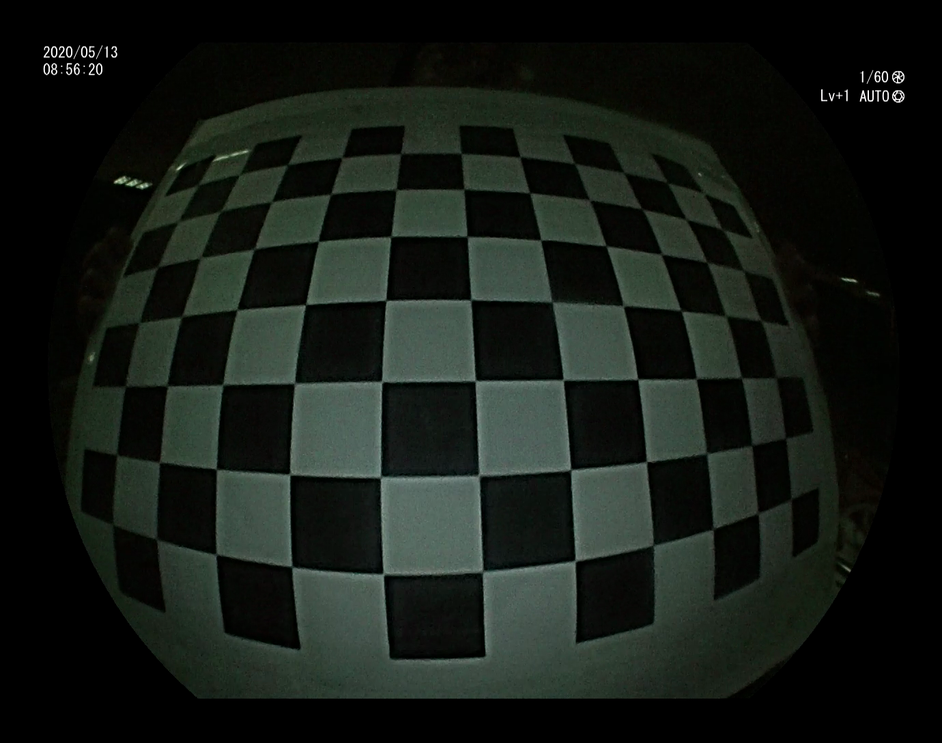
#> input picture CV06.Homework-CameraCalibration/CV06.Homework-CameraCalibration/chessboard/scene00451.png, 942 x 743 px, shrunk from 1380 x 1088 before the run; its folder holds only this picture in this run
$ jupyter execute CV06.HomeWork_CameraCalibration_Solution.ipynb
#> lines starting #> are read from the running program, lines starting #| are printed output that depends on the picture; after the words box and inside, x2 and y2 are one past the last pixel; in counts of white or black regions, pixels touching at a corner belong together; long printed decimals are rounded
# Assignment 6: <h1><center> SỬA MÉO TRÊN ẢNH </center></h1>

Thư mục chessboard và thư mục scenes chứa các ảnh thu nhận được từ cùng 1 camera. Hãy:
- sử dụng các ảnh được cung cấp trong thư mục chessboard để tìm tham số cần thiết và
- chỉnh méo của các ảnh trong thư mục scenes thu được bởi camera này.

## Hiệu chỉnh camera

[cell 1]
# Các thư viện cần thiết
import numpy as np
import cv2
import glob
import os
import matplotlib.pyplot as plt
import math

## Chuẩn bị các thông số cần thiết
## YOUR CODE HERE

# chessboard dimension (12 x 8) however we need objpoints and imgpoints to have same number of entries and of same size
# Kích thước của bàn cờ (12x8) tuy nhiên chúng ta cần objpoints và impoints có cùng chỉ mục và kích thước
cbrow = 11
cbcolumn = 7

# termination criteria
criteria = (cv2.TERM_CRITERIA_EPS + cv2.TERM_CRITERIA_MAX_ITER, 30, 0.01)

# Chuẩn bị object points giống như: (0,0,0), (1,0,0), ...., (10,6,0)
objp = np.zeros((cbrow*cbcolumn, 3), np.float32)
objp[:, :2] = np.mgrid[0:cbrow, 0:cbcolumn].T.reshape(-1, 2)


# Mảng đề lưu object points và image points từ toàn bộ các ảnh đảm bảo 2 mảng này có cùng kích thước
objpoints = []  # lưu trữ tọa độ 3d trong không gian thế giới thực (3d point in real world space)
imgpoints = []   # Lưu tọa độ 2D trên ảnh (2d point in image plane)

# Lấy toàn bộ ảnh trong folder
images = glob.glob("chessboard/*.png")
i = 0
for fname in images:
    i = i + 1
    img = cv2.imread(fname)
#> img is the input picture: shape (743, 942, 3); mean B, G, R 21.5, 26.7, 21.2
    gray = cv2.cvtColor(img, cv2.COLOR_BGR2GRAY)

    # Tìm góc của bàn cờ (find the chessboard corners)
    ret, corners = cv2.findChessboardCorners(gray, (11, 7), flags=cv2.CALIB_CB_FILTER_QUADS + cv2.CALIB_CB_ADAPTIVE_THRESH + cv2.CALIB_CB_FAST_CHECK)
#> ret = True; corners = 77 rows, first 8: [198.2, 184.7], [238.9, 175.6], [286.6, 164.8], [341.3, 157.8], [400.6, 153.7], [461.3, 153.6], [519.9, 156.8], [574.4, 163.2]

    # Nếu tìm thấy, thêm vào các điểm của đối tượng, điểm của ảnh (sau khi tinh chỉnh) (if found, add object points, image points (after refining them))
    if ret == True:
        corners2 = cv2.cornerSubPix(
            gray, corners, (11, 11), (-1, -1), criteria)
#> corners2 = 77 rows, first 8: [198.2, 185], [239.6, 174.4], [287.6, 164.6], [342, 157.7], [400.6, 153.7], [461.3, 153.6], [519.9, 156.9], [574.6, 163.4]
        imgpoints.append(corners2)
        objpoints.append(objp)

        # Vẽ và hiển thị các góc (Draw and display the corners)
        img = cv2.drawChessboardCorners(img, (cbrow, cbcolumn), corners2, ret)
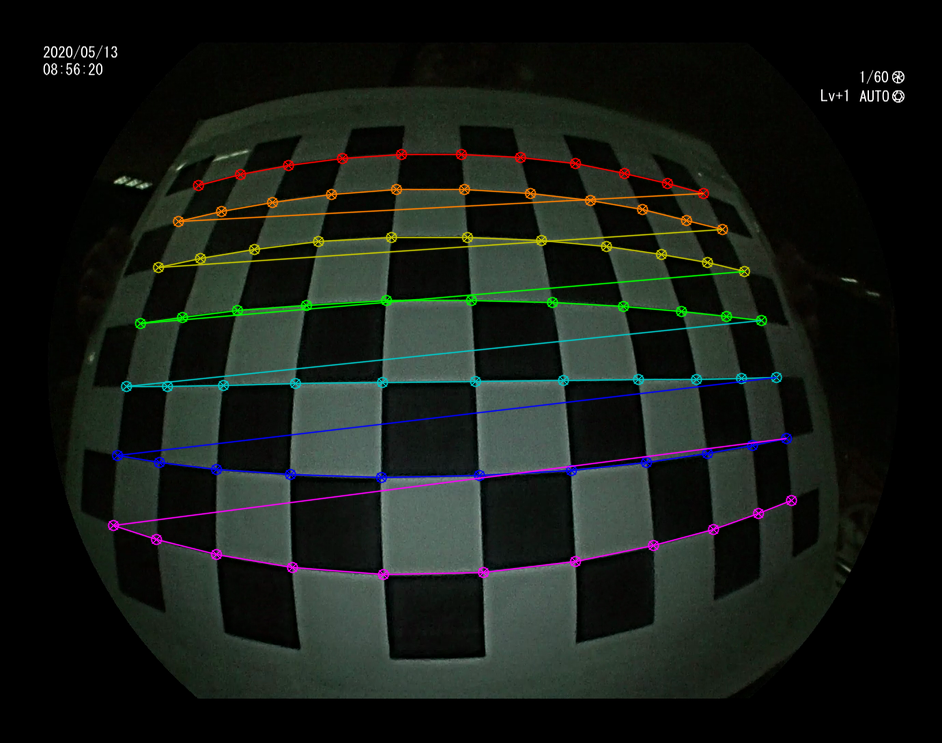
#> img: shape (743, 942, 3); 4.18% of pixels changed, all inside (x1, y1, x2, y2) = (107, 148, 798, 581)

        #cv2.imshow('Image', img)
        #cv2.waitKey(0)
    else:
        os.remove(fname)

### YOUR CODE HERE

## tìm tham số camera
### YOUR CODE HERE

##### Hiệu chỉnh (CALIBRATION) ######
ret, mtx, dist, rvecs, tvecs = cv2.calibrateCamera(
    objpoints, imgpoints, gray.shape[::-1], None, None, flags=cv2.CALIB_RATIONAL_MODEL)
#> ret = 1.15; mtx = [[311.4, 0, 454.6], [0, 308.2, 385.3], [0, 0, 1]]; rvecs = ([-0.261, -0.0503, -0.0212],); tvecs = ([-4.88, -3.84, 4.07],)
dist = np.array(dist)

### YOUR CODE HERE

[cell 2]
# distorsion matrix
dist

[cell 3]
# camera matrix
mtx
#> Out = [[311.4, 0, 454.6], [0, 308.2, 385.3], [0, 0, 1]]

## Sửa méo ảnh thu được từ camera với tham số đã tìm được

[cell 4]
images=glob.glob('scenes/*.png')
column=2
row=int(math.ceil(len(images)/column))
column, row
plt.figure(figsize=(15,30))
for i,fname in enumerate(images):
    img=cv2.imread(fname)
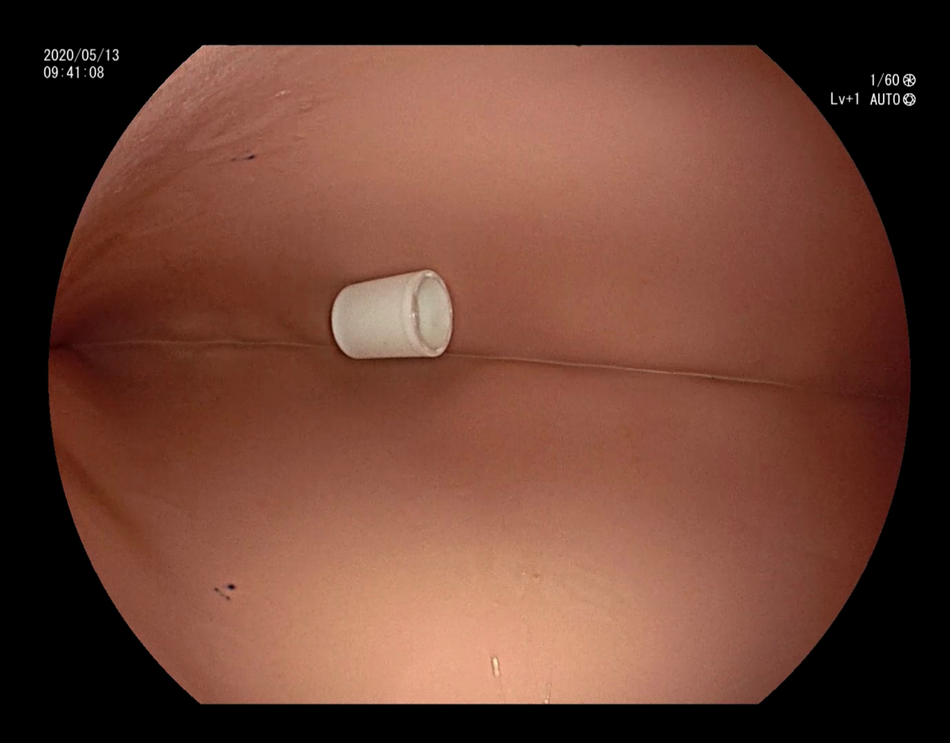
#> input picture CV06.Homework-CameraCalibration/CV06.Homework-CameraCalibration/scenes/scene02851.png, 950 x 743 px, shrunk from 1392 x 1088 before the run
#> img is the input picture: shape (743, 950, 3); mean B, G, R 50.8, 64.5, 105.8
    plt.subplot(row,column,i+1)
    plt.imshow(cv2.cvtColor(img, cv2.COLOR_BGR2RGB))
    plt.title(os.path.basename(fname))

plt.show()

## Thực hiện hiệu chỉnh

[cell 5]
##### Hiệu chỉnh và ghi kết quả ra thư mực riêng #####
### YOUR CODE HERE
img1 = cv2.imread('scenes/scene02851.png')
h, w = img1.shape[:2]
#> h = 743; w = 950
newcameramtx, roi = cv2.getOptimalNewCameraMatrix(
    mtx, dist, (w, h), 1, (w, h))
#> newcameramtx = [[133.7, 0, 461], [0, 133, 375.9], [0, 0, 1]]; roi = (65, 92, 836, 533)

resultImg = glob.glob('scenes/*.png')
for rimg in resultImg:
    img = cv2.imread(rimg)

    # undistort
    mapx, mapy = cv2.initUndistortRectifyMap(
        mtx, dist, None, newcameramtx, (w, h), 5)
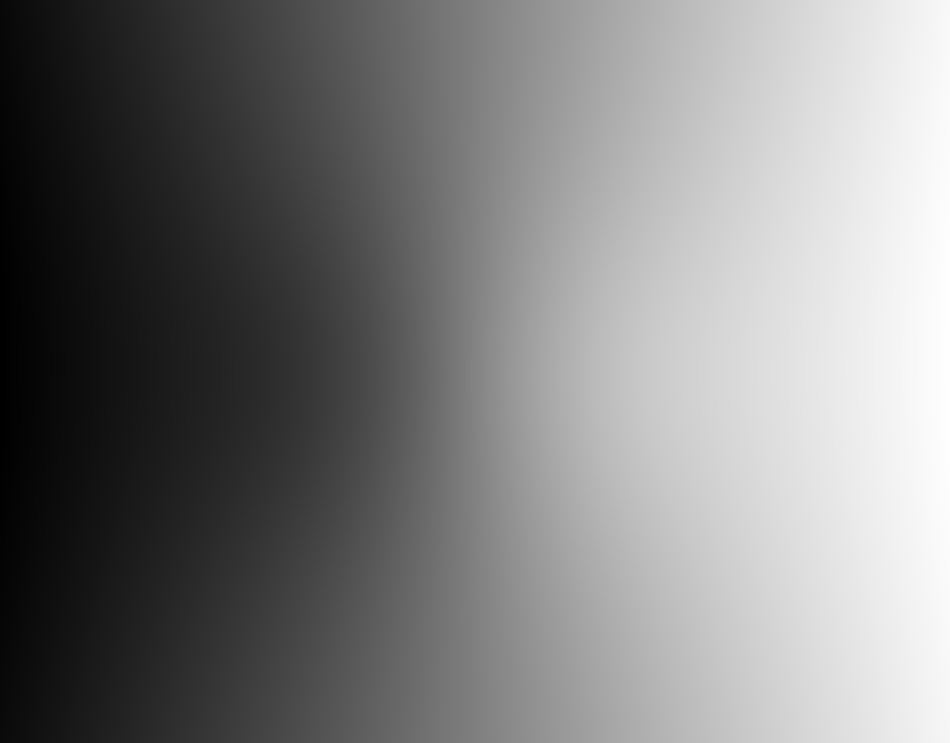
#> mapx: shape (743, 950) float32; min -40.14, max 983.4, mean 471.6; drawn with min black and max white
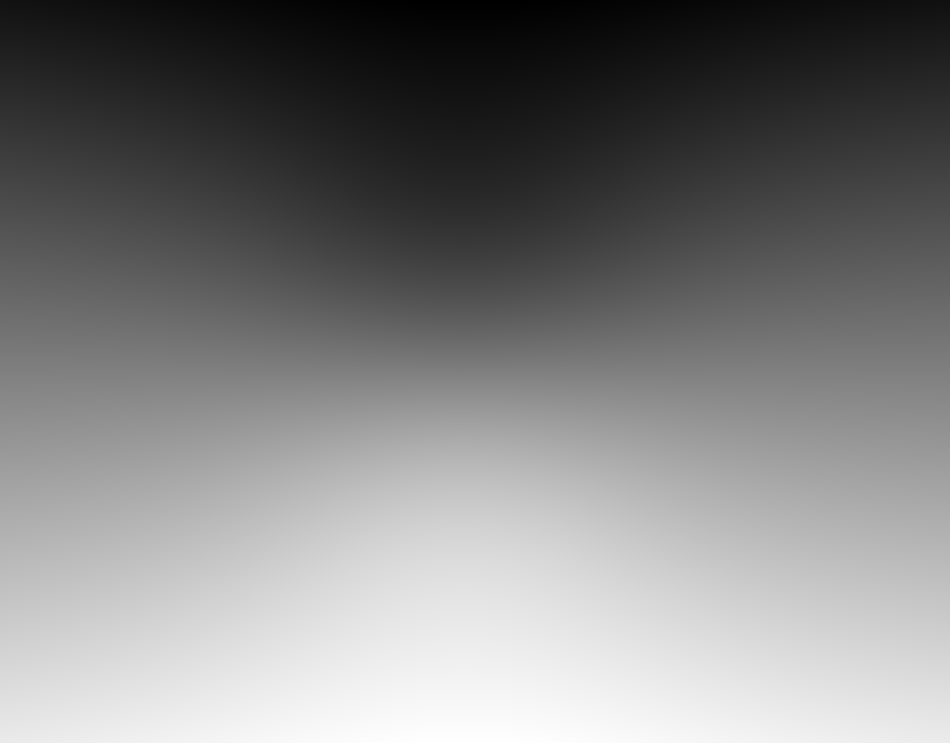
#> mapy: shape (743, 950) float32; min -59.84, max 811, mean 376.6; drawn with min black and max white
    dst = cv2.remap(img, mapx, mapy, cv2.INTER_LINEAR)
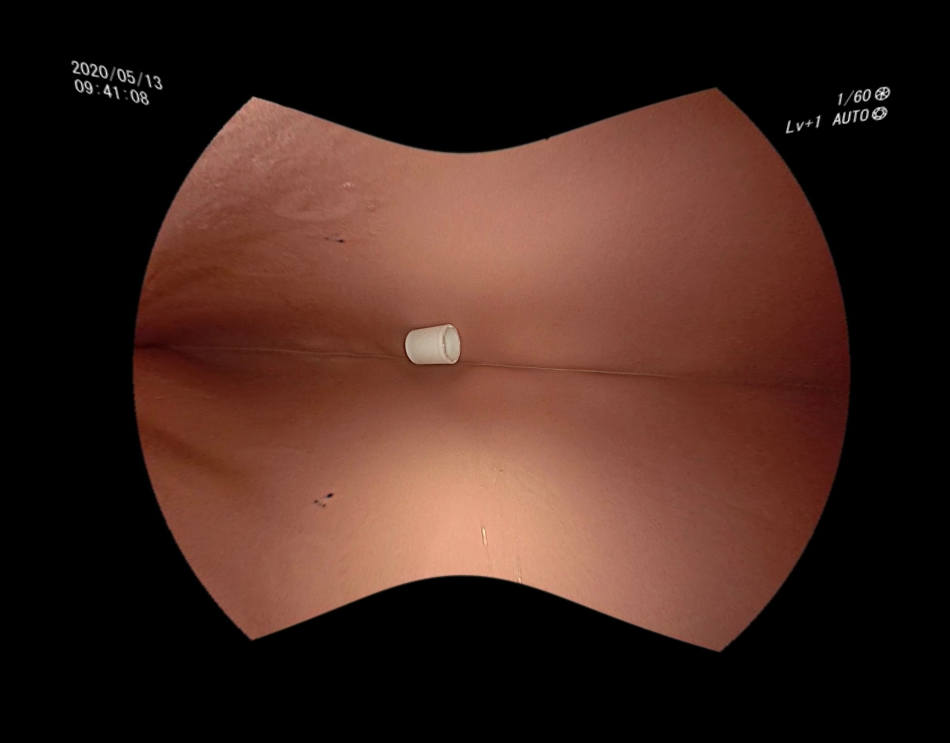
#> dst: shape (743, 950, 3); mean B, G, R 29.8, 37.8, 63.8

    # Ghi ản kết quả
    ############Your code here###############
    path = "scenes/result/Calibresult_" + \
        os.path.basename(rimg)
    cv2.imwrite(path, dst)
    ###########################################

### YOUR CODE HERE

# Lỗi phép chiếu (re-projection error)
mean_error = 0
for i in range(len(objpoints)):
    imgpoints2, _ = cv2.projectPoints(
        objpoints[i], rvecs[i], tvecs[i], mtx, dist)
    error = cv2.norm(imgpoints[i], imgpoints2, cv2.NORM_L2)/len(imgpoints2)
    mean_error += error
#> this loop made 1 pass
#> (error, mean_error) on pass 1: (0.131, 0.131)
#> after the loop, mean_error = 0.131
print("total error", mean_error/len(objpoints))
#| total error 0.1313

#cv2.waitKey(0)
#cv2.destroyAllWindows()
